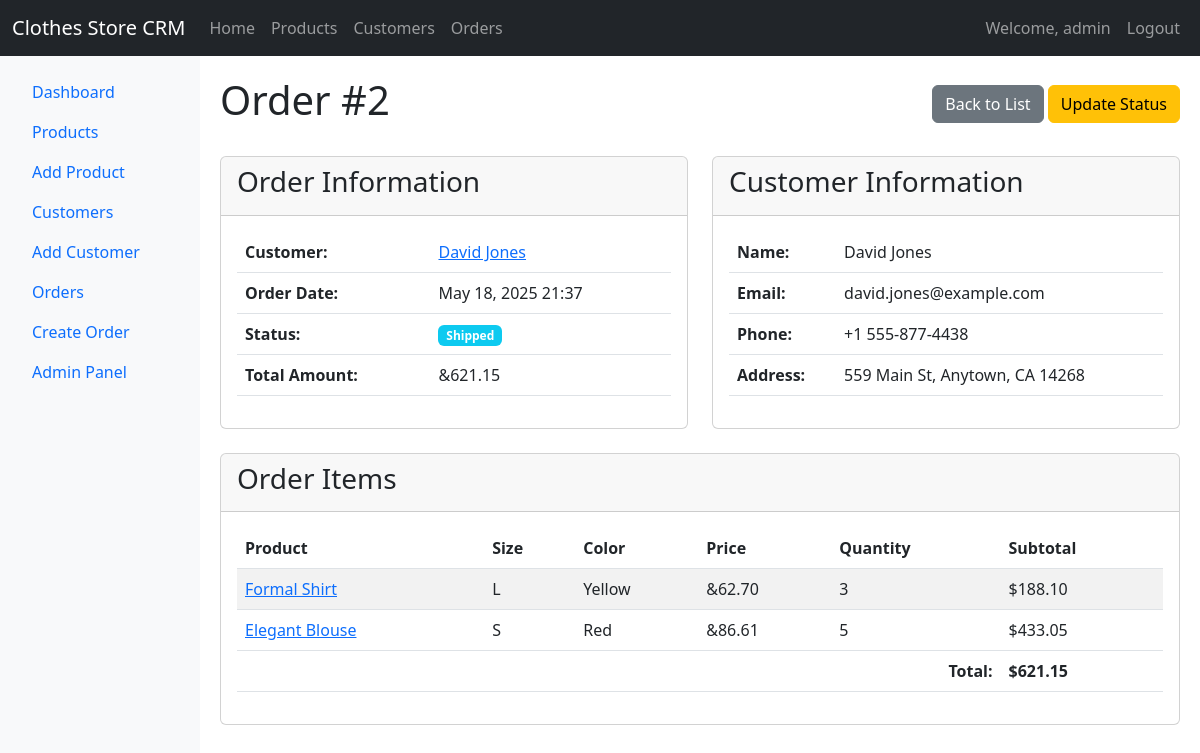
Page /orders/2/ (signed in) on the committed database.
### core/models.py (models this page shows, shortened)
class Order(models.Model):
    STATUS_CHOICES = [
        ('Pending', 'Pending'),
        ('Shipped', 'Shipped'),
        ('Delivered', 'Delivered'),
        ('Cancelled', 'Cancelled'),
    ]
    customer = models.ForeignKey(Customer, on_delete=models.CASCADE, related_name='orders')
    order_date = models.DateTimeField(auto_now_add=True)
    status = models.CharField(max_length=10, choices=STATUS_CHOICES, default='Pending')
    total_amount = models.DecimalField(max_digits=10, decimal_places=2)

class Customer(models.Model):
    first_name = models.CharField(max_length=50)
    last_name = models.CharField(max_length=50)
    email = models.EmailField(unique=True)
    phone_number = models.CharField(max_length=15)
    address = models.TextField()
    @property
    def full_name(self):
        return f"{self.first_name} {self.last_name}"

class OrderItem(models.Model):
    order = models.ForeignKey(Order, on_delete=models.CASCADE, related_name='items')
    product = models.ForeignKey(ClothesProduct, on_delete=models.CASCADE)
    quantity = models.PositiveIntegerField()
    price = models.DecimalField(max_digits=10, decimal_places=2)  # Price at time of order
    @property
    def subtotal(self):
        return self.price * self.quantity

class ClothesProduct(models.Model):
    SIZE_CHOICES = [
        ('S', 'Small'),
        ('M', 'Medium'),
        ('L', 'Large'),
        ('XL', 'Extra Large'),
    ]
    name = models.CharField(max_length=100)
    description = models.TextField()
    price = models.DecimalField(max_digits=10, decimal_places=2)
    size = models.CharField(max_length=2, choices=SIZE_CHOICES)
    color = models.CharField(max_length=50)
    stock_quantity = models.PositiveIntegerField()
    created_at = models.DateTimeField(auto_now_add=True)

### core/views.py (the view)
# urls.py: path('orders/<int:pk>/', views.order_detail, name='order_detail'),
@login_required
def order_detail(request, pk):
    order = get_object_or_404(Order, pk=pk)
    items = order.items.all()
    return render(request, 'core/orders/detail.html', {'order': order, 'items': items})

### core/templates/core/orders/detail.html
{% extends "core/base.html" %}
{% block content %}
<div class="d-flex justify-content-between align-items-center mb-4">
    <h1>Order #{{ order.id }}</h1>
    <div>
        <a href="{% url 'order_list' %}" class="btn btn-secondary">Back to List</a>
        <a href="{% url 'order_update_status' order.pk %}" class="btn btn-warning">Update Status</a>
    </div>
</div>
<div class="row">
    <div class="col-md-6 mb-4">
        <div class="card">
            <div class="card-header">
                <h3>Order Information</h3>
            </div>
            <div class="card-body">
                <table class="table">
                    <tr>
                        <th>Customer:</th>
                        <td>
                            <a href="{% url 'customer_detail' order.customer.pk %}">
                                {{ order.customer.full_name }}
                            </a>
                        </td>
                    </tr>
                    <tr>
                        <th>Order Date:</th>
                        <td>{{ order.order_date|date:"F d, Y H:i" }}</td>
                    </tr>
                    <tr>
                        <th>Status:</th>
                        <td>
                            <span class="badge bg-{% if order.status == 'Delivered' %}success{% elif order.status == 'Shipped' %}info{% elif order.status == 'Pending' %}warning{% else %}danger{% endif %}">
                                {{ order.status }}
                            </span>
                        </td>
                    </tr>
                    <tr>
                        <th>Total Amount:</th>
                        <td>&{{ order.total_amount }}</td>
                    </tr>
                </table>
            </div>
        </div>
    </div>
    <div class="col-md-6 mb-4">
        <div class="card">
            <div class="card-header">
                <h3>Customer Information</h3>
            </div>
            <div class="card-body">
                <table class="table">
                    <tr>
                        <th>Name:</th>
                        <td>{{ order.customer.full_name }}</td>
                    </tr>
                    <tr>
                        <th>Email:</th>
                        <td>{{ order.customer.email }}</td>
                    </tr>
                    <tr>
                        <th>Phone:</th>
                        <td>{{ order.customer.phone_number }}</td>
                    </tr>
                    <tr>
                        <th>Address:</th>
                        <td>{{ order.customer.address }}</td>
                    </tr>
                </table>
            </div>
        </div>
    </div>
</div>
<div class="card mb-4">
    <div class="card-header">
        <h3>Order Items</h3>
    </div>
    <div class="card-body">
        <div class="table-responsive">
            <table class="table table-striped">
                <thead>
                    <tr>
                        <th>Product</th>
                        <th>Size</th>
                        <th>Color</th>
                        <th>Price</th>
                        <th>Quantity</th>
                        <th>Subtotal</th>
                    </tr>
                </thead>
                <tbody>
                    {% for item in items %}
                    <tr>
                        <td>
                            <a href="{% url 'product_detail' item.product.pk %}">
                                {{ item.product.name }}
                            </a>
                        </td>
                        <td>{{ item.product.size }}</td>
                        <td>{{ item.product.color }}</td>
                        <td>&{{ item.price }}</td>
                        <td>{{ item.quantity }}</td>
                        <td>${{ item.subtotal }}</td>
                    </tr>
                    {% empty %}
                    <tr>
                        <td colspan="6" class="text-center">No items in this order.</td>
                    </tr>
                    {% endfor %}
                </tbody>
                <tfoot>
                    <tr>
                        <th colspan="5" class="text-end">Total:</th>
                        <th>${{ order.total_amount }}</th>
                    </tr>
                </tfoot>
            </table>
        </div>
    </div>
</div>
{% endblock %}

### core/templates/core/base.html (shortened to what this page needs)
<!DOCTYPE html>
<html lang="en">
<head>
    <link href="https://cdn.jsdelivr.net/npm/bootstrap@5.3.0-alpha1/dist/css/bootstrap.min.css" rel="stylesheet">
</head>
<body>
    {% if user.is_authenticated %}
    <nav class="navbar navbar-expand-lg navbar-dark bg-dark">
        <div class="container-fluid">
            <a class="navbar-brand" href="{% url 'home' %}">Clothes Store CRM</a>
            <div class="collapse navbar-collapse" id="navbarNav">
                <ul class="navbar-nav me-auto">
                    <li class="nav-item">
                        <a class="nav-link" href="{% url 'home' %}">Home</a>
                    </li>
                    <li class="nav-item">
                        <a class="nav-link" href="{% url 'product_list' %}">Products</a>
                    </li>
                    <li class="nav-item">
                        <a class="nav-link" href="{% url 'customer_list' %}">Customers</a>
                    </li>
                    <li class="nav-item">
                        <a class="nav-link" href="{% url 'order_list' %}">Orders</a>
                    </li>
                </ul>
                <ul class="navbar-nav">
                    <li class="nav-item">
                        <span class="nav-link">Welcome, {{ user.username }}</span>
                    </li>
                    <li class="nav-item">
                        <a class="nav-link" href="{% url 'logout' %}">Logout</a>
                    </li>
                </ul>
            </div>
        </div>
    </nav>
    {% endif %}
    <div class="container-fluid">
        <div class="row">
            {% if user.is_authenticated %}
            <div class="col-md-2 sidebar p-3">
                <ul class="nav flex-column">
                    <li class="nav-item">
                        <a class="nav-link" href="{% url 'home' %}">Dashboard</a>
                    </li>
                    <li class="nav-item">
                        <a class="nav-link" href="{% url 'product_list' %}">Products</a>
                    </li>
                    <li class="nav-item">
                        <a class="nav-link" href="{% url 'product_create' %}">Add Product</a>
                    </li>
                    <li class="nav-item">
                        <a class="nav-link" href="{% url 'customer_list' %}">Customers</a>
                    </li>
                    <li class="nav-item">
                        <a class="nav-link" href="{% url 'customer_create' %}">Add Customer</a>
                    </li>
                    <li class="nav-item">
                        <a class="nav-link" href="{% url 'order_list' %}">Orders</a>
                    </li>
                    <li class="nav-item">
                        <a class="nav-link" href="{% url 'order_create' %}">Create Order</a>
                    </li>
                    <li class="nav-item">
                        <a class="nav-link" href="/admin/" target="_blank">Admin Panel</a>
                    </li>
                </ul>
            </div>
            <div class="col-md-10 content">
            {% else %}
            <div class="col-12 content">
            {% endif %}
                {% block content %}{% endblock %}
            </div>
        </div>
    </div>
</body>
</html>

### core/templates/core/base.html (style rules this page uses)
.sidebar { min-height: calc(100vh - 56px); background-color: #f8f9fa; }
.content { padding: 20px; }

### rows in the picture
Order: id "2", customer.full_name "David Jones", order_date "May 18, 2025 21:37", status "Shipped", total_amount "621.15", customer.email "david.jones@example.com", customer.phone_number "+1 555-877-4438", customer.address "559 Main St, Anytown, CA 14268"
OrderItem: product.name "Formal Shirt", product.size "L", product.color "Yellow", price "62.70", quantity "3", subtotal "188.10"
OrderItem: product.name "Elegant Blouse", product.size "S", product.color "Red", price "86.61", quantity "5", subtotal "433.05"

### other values in the picture
{{ user.username }} "admin"
